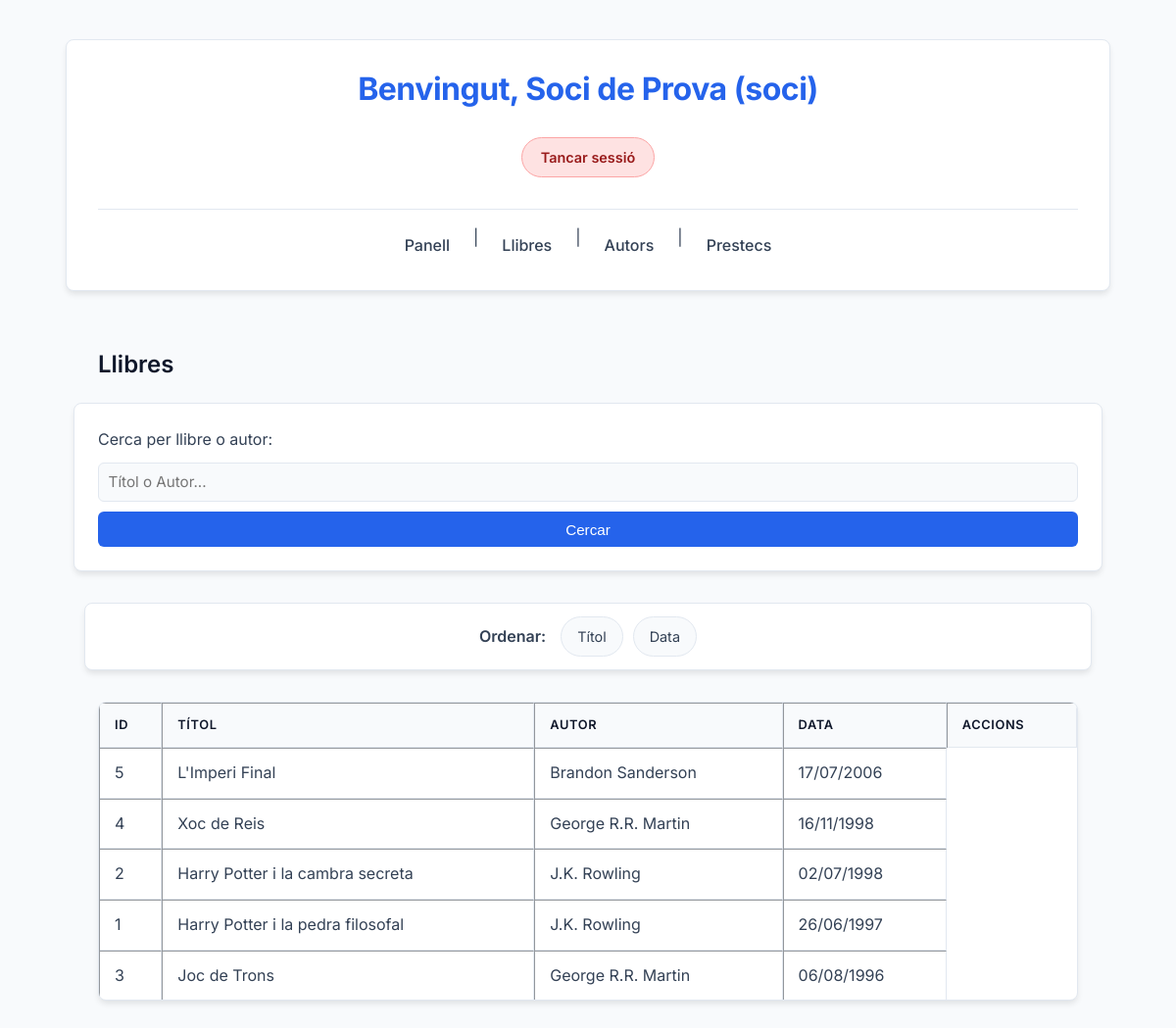
/Projecte_m_martinez_biblioteca_itic/llibres.php?ordre=data_publicacio (signed in), run on the app's committed database.
### tables this page shows
CREATE TABLE llibres (
    id INT AUTO_INCREMENT PRIMARY KEY,
    titol VARCHAR(200) NOT NULL,
    autor_id INT NOT NULL,
    descripcio TEXT,
    data_publicacio DATE,
    estat ENUM('disponible', 'prestat') DEFAULT 'disponible',
    preu DECIMAL(5,2),
    FOREIGN KEY (autor_id) REFERENCES autors(id) ON DELETE CASCADE ON UPDATE CASCADE
);

CREATE TABLE autors (
    id INT AUTO_INCREMENT PRIMARY KEY,
    nom VARCHAR(100) NOT NULL,
    biografia TEXT
);

### Projecte_m_martinez_biblioteca_itic/llibres.php (the view, shortened to what this page needs)
<?php
include 'header.php';
include 'connexio_bd.php';
$cerca = isset($_GET['cerca']) ? mysqli_real_escape_string($conn, $_GET['cerca']) : '';
$ordre = isset($_GET['ordre']) ? $_GET['ordre'] : 'titol';
$ordre_sql = ($ordre == 'data_publicacio') ? 'data_publicacio DESC' : 'titol ASC';
$on = $cerca ? "WHERE titol LIKE '%$cerca%' OR autors.nom LIKE '%$cerca%'" : '';
$query = "SELECT llibres.*, autors.nom AS nom_autor FROM llibres JOIN autors ON llibres.autor_id = autors.id $on ORDER BY $ordre_sql";
$result = mysqli_query($conn, $query);
echo "<h2>Llibres</h2>";
echo "<form method='GET'>
    <label for='cerca'>Cerca per llibre o autor:</label>
    <input name='cerca' id='cerca' placeholder='Títol o Autor...'>
    <button>Cercar</button>
</form>";
echo "<div class='sort-container'>
    <span class='sort-label'>Ordenar:</span>
    <a href='?ordre=titol' class='btn-sort'>Títol</a>
    <a href='?ordre=data_publicacio' class='btn-sort'>Data</a>
</div>";
echo "<table border='1'><tr><th>ID</th><th>Títol</th><th>Autor</th><th>Data</th><th>Accions</th></tr>";
while ($fila = mysqli_fetch_assoc($result)) {
    $data_publicacio = date('d/m/Y', strtotime($fila['data_publicacio']));
    echo "<tr><td>{$fila['id']}</td><td>{$fila['titol']}</td><td>{$fila['nom_autor']}</td><td>{$data_publicacio}</td>";
    echo "</tr>";
}
echo "</table>";
?>
</body>
</html>

### Projecte_m_martinez_biblioteca_itic/style.css (style rules this page uses)
:root { --primary: #2563eb; --primary-color: #2563eb; --primary-dark: #1e40af; --bg-color: #f8fafc; --surface: #ffffff; --text: #334155; --text-heading: #0f172a; --border: #e2e8f0; --radius: 8px; --shadow: 0 4px 6px -1px rgb(0 0 0 / 0.1); }
body { font-family: "Inter", system-ui, sans-serif; background-color: var(--bg-color); color: var(--text); line-height: 1.6; margin: 0; padding: 40px 20px; display: flex; flex-direction: column; align-items: center; }
body > * { max-width: 1000px; width: 100%; }
h1, h2, h3 { color: var(--text-heading); font-weight: 600; margin-top: 1.5rem; }
form { background: var(--surface); padding: 1.5rem; border-radius: var(--radius); box-shadow: var(--shadow); margin-bottom: 2rem; border: 1px solid var(--border); display: flex; flex-direction: column; gap: 10px; }
input, select, textarea { padding: 0.6rem; border: 1px solid var(--border); border-radius: 6px; font-size: 0.95rem; font-family: inherit; width: 100%; box-sizing: border-box; transition: border-color 0.2s; background-color: var(--bg-color); color: var(--text); }
button { background-color: var(--primary); color: #fff; padding: 0.6rem 1.2rem; border: none; border-radius: 6px; font-weight: 500; cursor: pointer; transition: background-color 0.2s; font-size: 0.95rem; }
table { width: 100%; border-collapse: separate; border-spacing: 0; background: var(--surface); border-radius: var(--radius); overflow: hidden; box-shadow: var(--shadow); margin-top: 1rem; border: 1px solid var(--border); }
th, td { padding: 12px 15px; text-align: left; border-bottom: 1px solid var(--border); vertical-align: middle; }
th { background-color: var(--bg-color); font-weight: 600; color: var(--text-heading); text-transform: uppercase; font-size: 0.8rem; letter-spacing: 0.05em; }
tr:last-child td { border-bottom: none; }
.sort-container { display: flex; align-items: center; justify-content: center; gap: 10px; margin-bottom: 1rem; background: var(--surface); padding: 0.8rem; border-radius: var(--radius); box-shadow: var(--shadow); border: 1px solid var(--border); }
.sort-label { font-weight: 600; color: var(--text); margin-right: 5px; }
.btn-sort { display: inline-block; padding: 0.5rem 1rem; background-color: var(--bg-color); color: var(--text); border: 1px solid var(--border); border-radius: 9999px; text-decoration: none; font-size: 0.9rem; transition: all 0.2s; }

### data on the page
llibres: id "5", titol "L'Imperi Final", autor.nom "Brandon Sanderson", data_publicacio "17/07/2006"
llibres: id "4", titol "Xoc de Reis", autor.nom "George R.R. Martin", data_publicacio "16/11/1998"
llibres: id "2", titol "Harry Potter i la cambra secreta", autor.nom "J.K. Rowling", data_publicacio "02/07/1998"
llibres: id "1", titol "Harry Potter i la pedra filosofal", autor.nom "J.K. Rowling", data_publicacio "26/06/1997"
llibres: id "3", titol "Joc de Trons", autor.nom "George R.R. Martin", data_publicacio "06/08/1996"

### other printed values
$_SESSION['usuari_nom'] "Soci de Prova"
$_SESSION['usuari_rol'] "soci"
